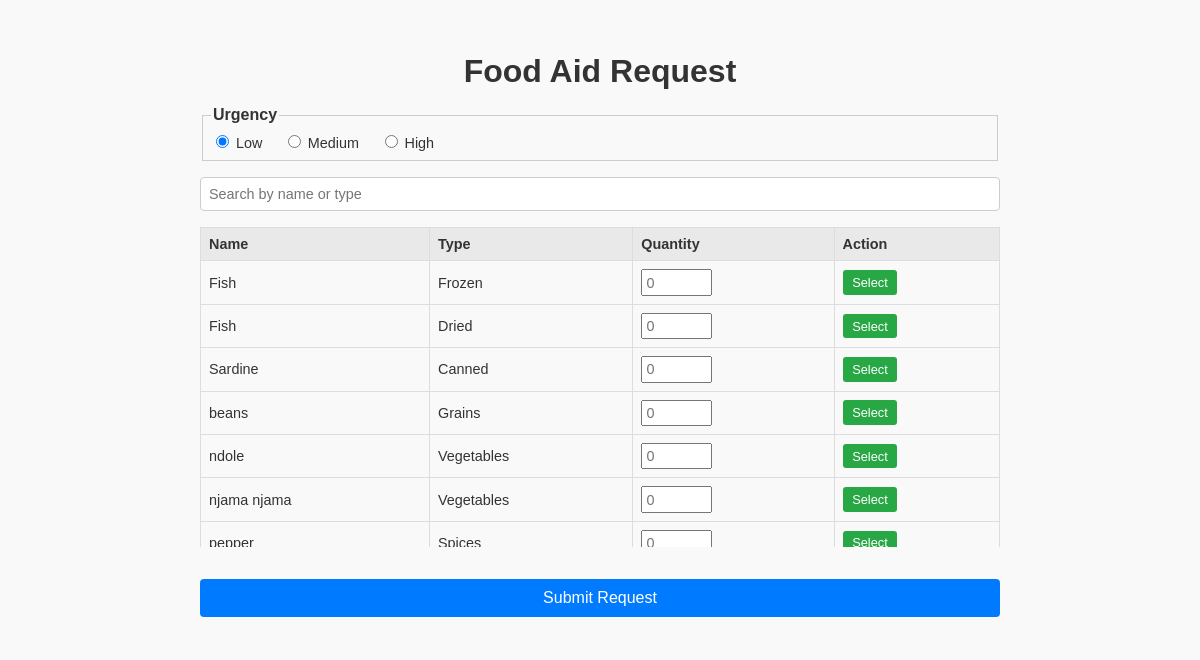
/foodAidRequest (signed in), run on the app's committed database.
### foodDistribution/models.py (models this page shows, shortened)
class Food(models.Model):
    FOOD_TYPE_CHOICES = (
        ('grains', 'Grains'),
        ('canned', 'Canned'),
        ('dried', 'Dried'),
        ('fruits', 'Fruits'),
        ('vegetables', 'Vegetables'),
        ('frozen', 'Frozen'),
        ('baked', 'Baked'),
        ('dairy', 'Dairy'),
        ('meat', 'Meat'),
        ('beverages', 'Beverages'),
        ('snacks', 'Snacks'),
        ('spices', 'Spices'),
    )
    food_id = models.AutoField(primary_key=True)
    food_name = models.TextField(blank=True)
    food_type = models.CharField(max_length=50, choices=FOOD_TYPE_CHOICES, default='')
    created_at = models.DateField(default=datetime.date.today)
    expire_date = models.DateField(blank=True)
    quantity = models.DecimalField(max_digits=10, decimal_places=2, default=0, blank=False)
    storage_location = models.TextField(blank=True)

### foodDistribution/views.py (the view, shortened to what this page needs)
# urls.py: path('foodAidRequest', views.foodAidRequest, name='foodAidRequest'),
@login_required(login_url='login')
def foodAidRequest(request):
    profile, _ = Profile.objects.get_or_create(user=request.user)
    foods_qs = Food.objects.all().order_by('food_name')
    foods = []
    for f in foods_qs:
        foods.append({
            'id': f.food_id,
            'name': f.food_name,
            'type': f.food_type,
            'stock': float(f.quantity),
        })
    context = {
        'food_items': foods,
        'food_items_json': json.dumps(foods),
    }
    return render(request, 'food_aid_request.html', context)

### foodDistribution/templates/food_aid_request.html (shortened to what this page needs)
<!DOCTYPE html>
<html lang="en">
<head>
</head>
<body>
  <form id="request-form" method="post" action="">
    <div class="container">
      <h1>Food Aid Request</h1>
      <fieldset id="urgency-fieldset">
        <legend>Urgency</legend>
        <label><input type="radio" name="urgency" value="low" checked> Low</label>
        <label><input type="radio" name="urgency" value="medium"> Medium</label>
        <label><input type="radio" name="urgency" value="high"> High</label>
      </fieldset>
      <input type="text" id="search-input" placeholder="Search by name or type">
      <div class="table-container">
        <table class="food-table">
          <thead>
            <tr>
              <th>Name</th>
              <th>Type</th>
              <th>Quantity</th>
              <th>Action</th>
            </tr>
          </thead>
          <tbody id="food-table-body">
            {% for item in food_items %}
            <tr data-index="{{ forloop.counter0 }}">
              <td class="name">{{ item.name }}</td>
              <td class="type">{{ item.type }}</td>
              <td><input type="number" class="qty-input" min="1" placeholder="0"></td>
              <td><button type="button" class="request-btn" data-index="{{ forloop.counter0 }}">Select</button></td>
            </tr>
            {% endfor %}
          </tbody>
        </table>
      </div>
      <button type="submit" id="submit-btn">Submit Request</button>
    </div>
  </form>
</body>
</html>

### foodDistribution/templates/food_aid_request.html (style rules this page uses)
body { font-family: Arial, sans-serif; background: #f9f9f9; margin: 0; padding: 1rem; color: #333; }
.container { max-width: 800px; margin: 0 auto; background: #f9f9f9; padding: 1rem; }
h1 { text-align: center; margin-bottom: 1rem; }
#urgency-fieldset { border: 1px solid #ccc; padding: 0.5rem; margin-bottom: 1rem; }
#urgency-fieldset legend { font-weight: bold; }
#urgency-fieldset label { margin-right: 1rem; cursor: pointer; font-size: 0.9rem; }
#search-input { width: 100%; padding: 0.5rem; margin-bottom: 1rem; border: 1px solid #ccc; border-radius: 4px; font-size: 0.9rem; box-sizing: border-box; }
.table-container { max-height: 40vh; overflow-y: auto; margin-bottom: 1rem; }
.food-table { width: 100%; border-collapse: collapse; }
.food-table th, .food-table td { border: 1px solid #ddd; padding: 0.5rem; font-size: 0.9rem; text-align: left; }
.food-table th { background: #e9e9e9; position: sticky; top: 0; }
.food-table input[type="number"] { width: 60px; padding: 0.2rem; font-size: 0.9rem; }
.request-btn { padding: 0.3rem 0.6rem; border: none; background: #28a745; color: #fff; cursor: pointer; border-radius: 3px; font-size: 0.8rem; }
#submit-btn { width: 100%; padding: 0.6rem; background: #007bff; color: #fff; border: none; font-size: 1rem; cursor: pointer; border-radius: 4px; }

### data on the page
Food: name "Fish", type "Frozen"
Food: name "Fish", type "Dried"
Food: name "Sardine", type "Canned"
Food: name "beans", type "Grains"
Food: name "ndole", type "Vegetables"
Food: name "njama njama", type "Vegetables"
Food: name "pepper", type "Spices"
